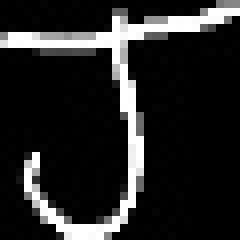
#> input picture Hand-written-text-recognizer-master/training_set/J/2.jpg, 30 x 30 px, found by its file name (shown 8 times larger)
$ jupyter execute --allow-errors contours.ipynb   (older library calls are emulated)
#> lines starting #> are read from the running program, lines starting #| are printed output that depends on the picture; after the words box and inside, x2 and y2 are one past the last pixel; in counts of white or black regions, pixels touching at a corner belong together; pictures that were not available may be replaced by others from this repository, and a replacement may not be noted
[cell 1]
import cv2
import matplotlib.pyplot as plt
img =cv2.imread('/Users/sukhveersingh/Desktop/final_year/final_year/Hand-written-text-recognizer-master/training_set/A/2.jpg',0)
#> img is the input picture: shape (30, 30); min 0, max 255, mean 37.9
ret,thresh=cv2.threshold(img,127,255,cv2.THRESH_BINARY)
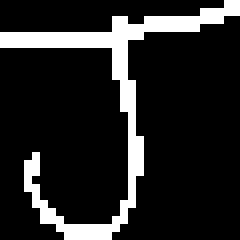
#> thresh: shape (30, 30) (shown 8 times larger); 14.6% white in thin lines or dots
img1,contours,hierarchy=cv2.findContours(thresh,cv2.RETR_EXTERNAL,cv2.CHAIN_APPROX_SIMPLE)
#> contours = 1 contour; box (x1, y1, x2, y2) and area: (0, 0, 30, 30) 62

# [5 lines of commented-out code are left out]

#> (the rest of this cell did not finish here and is left out)

[cell 2]
import cv2
import matplotlib.pyplot as plt
img =cv2.imread('/Users/sukhveersingh/Desktop/final_year/final_year/Hand-written-text-recognizer-master/training_set/B/1.jpg',0)
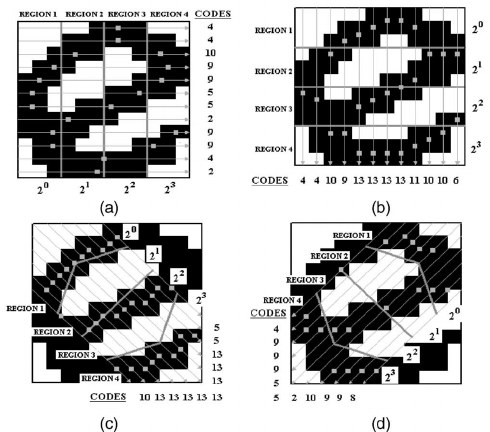
#> input picture Feature-extraction-of-a-sample-letter-aeo-a-horizontal-b-vertical-c-left.png, 490 x 432 px, given in place of 1.jpg, which was not available
#> img is the input picture: shape (432, 490); min 0, max 255, mean 177.9
ret,thresh=cv2.threshold(img,127,255,cv2.THRESH_BINARY)
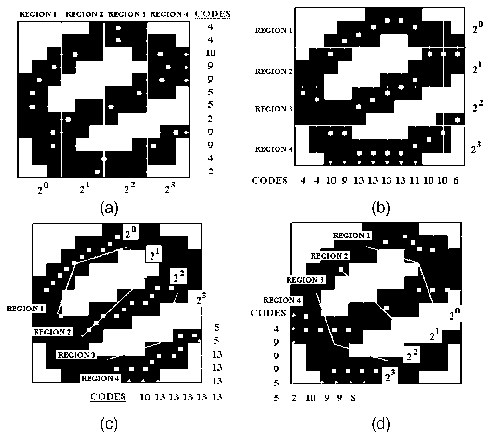
#> thresh: shape (432, 490); 70.1% white; 330 black regions (293 under 20 px)
img1,contours,hierarchy=cv2.findContours(thresh,cv2.RETR_EXTERNAL,cv2.CHAIN_APPROX_SIMPLE)
#> contours = 1 contour; box (x1, y1, x2, y2) and area: (0, 0, 490, 432) 210727
count=0
for i in contours:
    for j in i:
        count+=1
#> this loop made 1 pass
#> after the loop, count = 26

print(count)
#| 26
# cv2.drawContours(img1, contours,-1, (120,255,150), 1)
plt.imshow(img1,cmap='gray')
plt.show()

[cell 3]
import cv2
import matplotlib.pyplot as plt
img =cv2.imread('/Users/sukhveersingh/Desktop/final_year/final_year/Hand-written-text-recognizer-master/training_set/C/287.jpg',0)
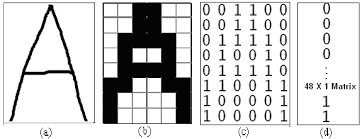
#> input picture images.png, 362 x 139 px, given in place of 287.jpg, which was not available
#> img: shape (139, 362); min 0, max 255, mean 212.2
ret,thresh=cv2.threshold(img,127,255,cv2.THRESH_BINARY)
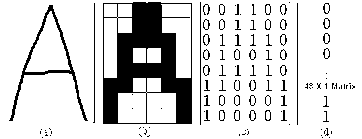
#> thresh: shape (139, 362); 83.8% white; 114 black regions (67 under 20 px)
img1,contours,hierarchy=cv2.findContours(thresh,cv2.RETR_EXTERNAL,cv2.CHAIN_APPROX_SIMPLE)
#> contours = [[[0, 0], [0, 138], [361, 138], [361, 0]]]
count=0
for i in contours:
    for j in i:
        count+=1
#> this loop made 1 pass
#> i on pass 1: [[0, 0], [0, 138], [361, 138], [361, 0]]
#> after the loop, count = 4

print(count)
#| 4
# cv2.drawContours(img1, contours,-1, (120,255,150), 1)
plt.imshow(img1,cmap='gray')
plt.show()

[cell 4]
import os
import cv2
import numpy as np
import matplotlib.pyplot as plt
training_data=[]
DATADIR='/Users/sukhveersingh/Desktop/final_year/final_year/Hand-written-text-recognizer-master/training_set'
CATEGORIES=['A','B','C','D','E','F','G','H','I','J','K','L','M','N']
contours_A=[]
contours_B=[]
contours_C=[]
contours_D=[]
contours_E=[]
contours_F=[]
contours_G=[]
contours_H=[]
contours_I=[]
contours_J=[]
contours_K=[]
contours_L=[]
contours_M=[]
contours_N=[]
def create_training_data():
    for category in CATEGORIES:
        path=os.path.join(DATADIR,category)
        class_num=CATEGORIES.index(category)
        for img in os.listdir(path):
            try:
                img_array=cv2.imread(os.path.join(path,img),cv2.IMREAD_GRAYSCALE)
                ret,thresh=cv2.threshold(img_array,127,255,cv2.THRESH_BINARY)
                img1,contours,hierarchy=cv2.findContours(thresh,cv2.RETR_EXTERNAL,cv2.CHAIN_APPROX_SIMPLE)
#> contours = 1 contour; box (x1, y1, x2, y2) and area: (0, 0, 490, 432) 210727
                count=0
                for i in contours:
                    for j in i:
                        count+=1
#> after the loop, count = 26
                if(category=='A'):
                    contours_A.append(count)
                elif(category=='B'):
                    contours_B.append(count)
                elif(category=='C'):
                    contours_C.append(count)
                elif(category=='D'):
                    contours_D.append(count)
                elif(category=='E'):
                    contours_E.append(count)
                elif(category=='F'):
                    contours_F.append(count)
                elif(category=='G'):
                    contours_G.append(count)
                elif(category=='H'):
                    contours_H.append(count)
                elif(category=='I'):
                    contours_I.append(count)
                elif(category=='J'):
                    contours_J.append(count)
                elif(category=='K'):
                    contours_K.append(count)
                elif(category=='L'):
                    contours_L.append(count)
                elif(category=='M'):
                    contours_M.append(count)
                elif(category=='N'):
                    contours_N.append(count)

            except Exception as e:
                pass
create_training_data()
print(len(contours_A))
print(min(contours_A),max(contours_A))
print(min(contours_B),max(contours_B))
print(min(contours_C),max(contours_C))
print(min(contours_D),max(contours_D))
print(min(contours_E),max(contours_E))
print(min(contours_F),max(contours_F))
print(min(contours_G),max(contours_G))
print(min(contours_H),max(contours_H))
print(min(contours_I),max(contours_I))
print(min(contours_J),max(contours_J))
print(min(contours_K),max(contours_K))
print(min(contours_L),max(contours_L))
print(min(contours_M),max(contours_M))
print(min(contours_N),max(contours_N))
print((min(contours_A)+max(contours_A))/2)
print((min(contours_B)+max(contours_B))/2)
print((min(contours_C)+max(contours_C))/2)
print((min(contours_D)+max(contours_D))/2)
print((min(contours_E)+max(contours_E))/2)
print((min(contours_F)+max(contours_F))/2)
print((min(contours_G)+max(contours_G))/2)
print((min(contours_H)+max(contours_H))/2)
print((min(contours_I)+max(contours_I))/2)
print((min(contours_J)+max(contours_J))/2)
print((min(contours_K)+max(contours_K))/2)
print((min(contours_L)+max(contours_L))/2)
print((min(contours_M)+max(contours_M))/2)
print((min(contours_N)+max(contours_N))/2)

[cell 5]
import os
import cv2
import numpy as np
import matplotlib.pyplot as plt
training_data=[]
#> training_data = []
DATADIR='/home/harveer/Desktop/Learner/final_year/Hand-written-text-recognizer-master/training_set'
CATEGORIES=['A','B','C','D','E','F','G','H','I','J','K','L','M','N']
# [14 lines of commented-out code are left out]
def create_training_data():
    for category in CATEGORIES:
        path=os.path.join(DATADIR,category)
        class_num=CATEGORIES.index(category)
        for img in os.listdir(path):
            try:
                img_array=cv2.imread(os.path.join(path,img),cv2.IMREAD_GRAYSCALE)
                ret,thresh=cv2.threshold(img_array,127,255,cv2.THRESH_BINARY)
                img1,contours,hierarchy=cv2.findContours(thresh,cv2.RETR_TREE,cv2.CHAIN_APPROX_SIMPLE)
#> contours = 679 contours, 576 with area under 20; largest, box (x1, y1, x2, y2) and area: (0, 0, 490, 432) 210727, (16, 20, 191, 179) 27490, (31, 222, 203, 384) 20568, (293, 6, 467, 167) 16956, (289, 221, 463, 385) 15920
                count=contours[0]
#> count = contour of 26 points, box (x1, y1, x2, y2) (0, 0, 490, 432), area 210727
                training_data.append([cv2.contourArea(count),class_num])
# [28 lines of commented-out code are left out]

            except Exception as e:
                pass
create_training_data()
print(len(training_data))
# [28 lines of commented-out code are left out]

[cell 6]
# [27 lines of commented-out code are left out]

[cell 7]
import cv2
from math import sqrt
import matplotlib.pyplot as plt
img=cv2.imread('/home/harveer/Desktop/Learner/final_year/Hand-written-text-recognizer-master/test_set/B/86.jpg',0)
ret,thresh=cv2.threshold(img,127,255,cv2.THRESH_BINARY)
img1,contours,hierarchy=cv2.findContours(thresh,cv2.RETR_EXTERNAL,cv2.CHAIN_APPROX_SIMPLE)
count=contours[0]
area=cv2.contourArea(count)
dis=[]
dis2=[]
for i in training_data:
    value=i[0]-area
    dis2.append(value)
    dis.append((value,i[1]))
# print(dis2)
result=dis[dis2.index(min(dis2))][1]
final_result={0:'A',1:'B',2:'C',3:'D',4:'E',5:'F',6:'G',7:'H',8:'I',9:'J',10:'K',11:'L',12:'M',13:'N'}
print(final_result[result])
#     if(final_result[result]=='N'):
#         per+=1

# print('Acurracy in %:',(per/len(contours_N))*100)
